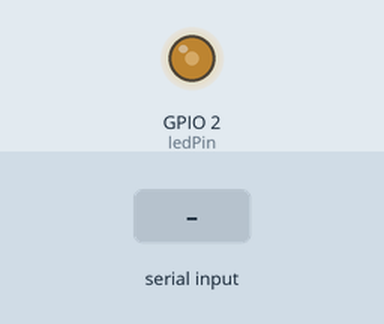
Simulated run of this sketch. Board: ESP32. On the bench: output pins drawn as LEDs (lit = HIGH). Inputs (shaded band) come from the test bench. Nothing arrives over Bluetooth unless stated; what the sketch prints to the serial monitor is not drawn.

Above: at 1.65 s.
At 16.1 s:
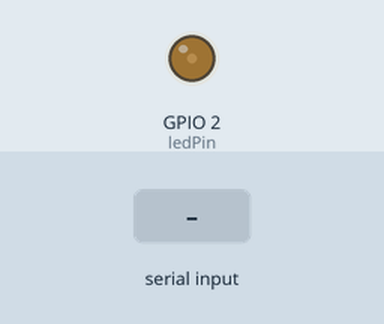
16.2 s: "90,45\n" received over the second serial link
At 23.8 s:
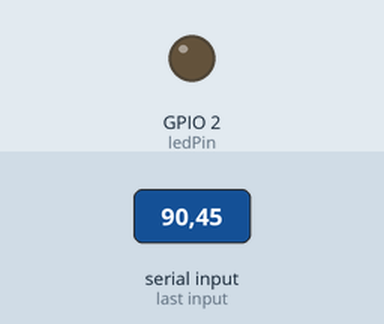
Timing chart, 0 to 31.5 s (numbered marks = the images above; inputs shaded):
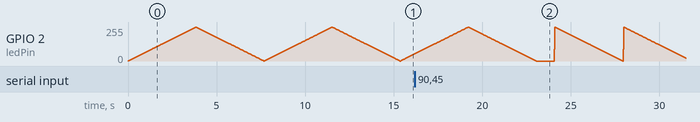

The sketch:

Bluetooth.ino
```cpp
#include "BluetoothSerial.h"

#if !defined(CONFIG_BT_ENABLED) || !defined(CONFIG_BLUEDROID_ENABLED)
#error Bluetooth is not enabled! Please run `make menuconfig` to and enable it
#endif

#if !defined(CONFIG_BT_SPP_ENABLED)
#error Serial Bluetooth not available or not enabled. It is only available for the ESP32 chip.
#endif

BluetoothSerial SerialBT;

// the number of the LED pin
const int ledPin = 2;  //
String k;
int m = 1;

// setting PWM properties
const int freq = 5000;
const int ledChannel = 0;
const int resolution = 8;

void setup() {
  Serial.begin(115200);
  SerialBT.begin("ESP32_Pervin"); //Bluetooth device name
  Serial.println("The device started, now you can pair it with bluetooth!");
    // configure LED PWM functionalitites
  ledcSetup(ledChannel, freq, resolution);

  // attach the channel to the GPIO to be controlled
  ledcAttachPin(ledPin, ledChannel);
}

void loop() {
  if (SerialBT.available()) {
    k = SerialBT.readString();
    //Serial.write(SerialBT.read());
    Serial.println(k);
    m = k.toInt();
    Serial.println(m);
  }

  if (m==0) {m = 1;}

  // increase the LED brightness
  for(int dutyCycle = 0; dutyCycle <= 255; dutyCycle = dutyCycle + m){
    // changing the LED brightness with PWM
    ledcWrite(ledChannel, dutyCycle);
    delay(15);
  }

  // decrease the LED brightness
  for(int dutyCycle = 255; dutyCycle >= 0; dutyCycle--){
    // changing the LED brightness with PWM
    ledcWrite(ledChannel, dutyCycle);
    delay(15);
  }

}
```
